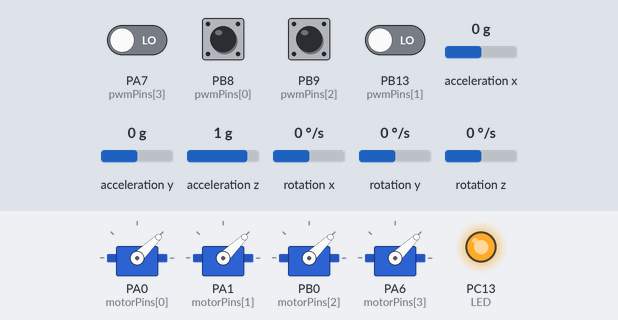
A sketch run on a simulated STM32 Blue Pill. Shown: 4 × servo, output pins drawn as LEDs (lit = HIGH). The test bench sets the inputs (shaded band); at power-on: PA7 (pwmPins[3]), PB8 (pwmPins[0]), PB9 (pwmPins[2]), PB13 (pwmPins[1]) LOW, acceleration x 0 g, acceleration y 0 g, acceleration z 1 g, rotation x 0 °/s, rotation y 0 °/s, rotation z 0 °/s. What the sketch prints to the serial monitor is not drawn.

Above: at 17.4 s.
17.5 s: PB8 (pwmPins[0]) pulsed HIGH 2 times (0.12 s each, 0.3 s apart)
At 18.8 s:
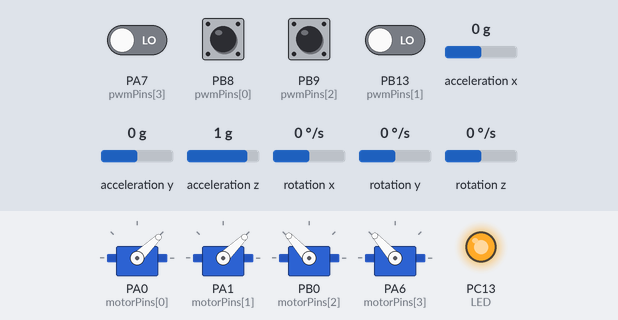
19.6 s: PB9 (pwmPins[2]) pulsed HIGH 2 times (0.12 s each, 0.3 s apart)
At 20.5 s:
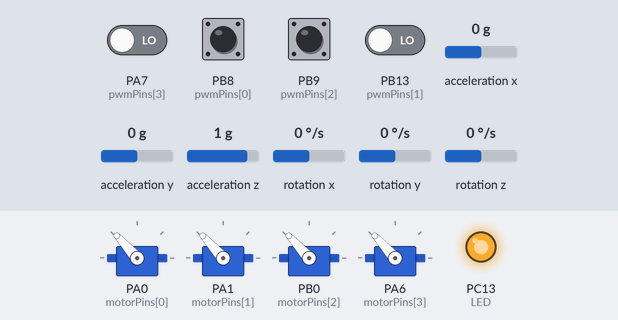
Timing chart, 0 to 22.6 s (numbered marks = the images above; inputs shaded):
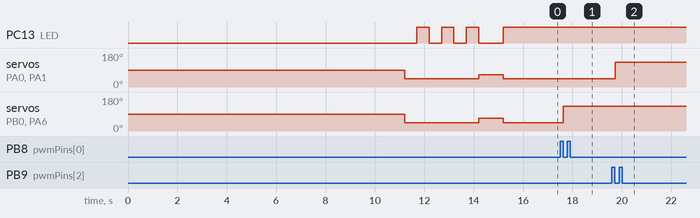

The sketch:

FINALV1.ino
```cpp
#include <Wire.h>
#include <MPU6050.h>

#define NUM_CHANNELS 4  // Channels for Throttle, Roll, Pitch, Yaw
#define NUM_MOTORS 4    // Motors M1, M2, M3, M4
#define LED PC13
MPU6050 mpu;
#include <Servo.h>
Servo esc1, esc2, esc3, esc4;
// Roll PID variables
float rollAngle;
float roll_error, roll_prev_error = 0, roll_integral = 0, roll_derivative, roll_output;
float Kp_roll = 1.6, Ki_roll = 0.00, Kd_roll = 0.00;

// Pitch PID variables
float pitchAngle;
float pitch_error, pitch_prev_error = 0, pitch_integral = 0, pitch_derivative, pitch_output;
float Kp_pitch = 1.5, Ki_pitch = 0.00, Kd_pitch = 0.00;

unsigned long prevTime = 0;

// Channel Pins (Receiver PWM Inputs)
const int pwmPins[NUM_CHANNELS] = { PB8, PB13, PB9, PA7 };
int motor1, motor2, motor3, motor4;
// ESC Output Pins
const int motorPins[NUM_MOTORS] = { PA0, PA1, PB0, PA6 };

// Variables for timing
volatile unsigned long riseTime[NUM_CHANNELS];
volatile unsigned long pwmValues[NUM_CHANNELS];
volatile bool newSignal[NUM_CHANNELS] = { false };

unsigned long previousTime = 0;
float dt;

float accAngleX, accAngleY;
float gyroAngleX = 0, gyroAngleY = 0;
float compAngleX = 0, compAngleY = 0;
float alpha = 0.98;

float gyroX_offset = 0, gyroY_offset = 0, gyroZ_offset = 0;

void calibrateMPU() {
  long sumX = 0, sumY = 0, sumZ = 0;
  int samples = 2000;
  Serial.println("Calibrating... Keep the drone completely still.");
  for (int i = 0; i < samples; i++) {
    int16_t ax, ay, az, gx, gy, gz;
    mpu.getMotion6(&ax, &ay, &az, &gx, &gy, &gz);
    sumX += gx;
    sumY += gy;
    sumZ += gz;
    delay(2);
  }
  gyroX_offset = sumX / (float)samples;
  gyroY_offset = sumY / (float)samples;
  gyroZ_offset = sumZ / (float)samples;
  Serial.println("Calibration done.");
}

void risingEdge(int channel) {
  riseTime[channel] = micros();
  attachInterrupt(
    digitalPinToInterrupt(pwmPins[channel]), [channel]() {
      fallingEdge(channel);
    },
    FALLING);
}

void fallingEdge(int channel) {
  pwmValues[channel] = micros() - riseTime[channel];
  newSignal[channel] = true;
  attachInterrupt(
    digitalPinToInterrupt(pwmPins[channel]), [channel]() {
      risingEdge(channel);
    },
    RISING);
}

void writeMotor(int motorPin, int value) {
  // Example call: esc1.writeMicroseconds(value);
  // You’ll need a switch-case or if-else:
  if (motorPin == PA0) esc1.writeMicroseconds(value);
  else if (motorPin == PA1) esc2.writeMicroseconds(value);
  else if (motorPin == PB0) esc3.writeMicroseconds(value);
  else if (motorPin == PA6) esc4.writeMicroseconds(value);
}

//pid code
void computePID() {
  unsigned long now = micros();
  float dt = (now - prevTime) / 1000000.0;
  prevTime = now;

  // ----- ROLL PID -----
  roll_error = rollAngle - compAngleX;
  roll_integral += roll_error * dt;
  roll_derivative = (roll_error - roll_prev_error) / dt;
  roll_output = Kp_roll * roll_error + Ki_roll * roll_integral + Kd_roll * roll_derivative;
  roll_prev_error = roll_error;

  // ----- PITCH PID -----
  pitch_error = pitchAngle - compAngleY;
  pitch_integral += pitch_error * dt;
  pitch_derivative = (pitch_error - pitch_prev_error) / dt;
  pitch_output = Kp_pitch * pitch_error + Ki_pitch * pitch_integral + Kd_pitch * pitch_derivative;
  pitch_prev_error = pitch_error;
}

//pid to motor

void motorMixing(int throttle) {
  // 4-motor mixing (X configuration)
  motor3 = throttle + pitch_output + roll_output;
  motor1 = throttle + pitch_output - roll_output;
  motor2 = throttle - pitch_output - roll_output;
  motor4 = throttle - pitch_output + roll_output;

  motor1 = constrain(motor1, 1000, 1900);
  motor2 = constrain(motor2, 1000, 1900);
  motor3 = constrain(motor3, 1000, 1900);
  motor4 = constrain(motor4, 1000, 1900);

  // Write PWM signals to ESC pins
  writeMotor(motorPins[0], motor1);
  writeMotor(motorPins[1], motor2);
  writeMotor(motorPins[2], motor3);
  writeMotor(motorPins[3], motor4);
}

void setup() {
  Serial.begin(115200);
  pinMode(LED, OUTPUT);
  digitalWrite(LED, LOW);
  esc1.attach(PA0);
  esc2.attach(PA1);
  esc3.attach(PB0);
  esc4.attach(PA6);
  Wire.begin();
  mpu.initialize();
  if (!mpu.testConnection()) {
    Serial.println("MPU6050 connection failed!");
    while (1)
      ;
  }
  calibrateMPU();
  previousTime = millis();

  for (int i = 0; i < NUM_CHANNELS; i++) {
    pinMode(pwmPins[i], INPUT);
    attachInterrupt(
      digitalPinToInterrupt(pwmPins[i]), [i]() {
        risingEdge(i);
      },
      RISING);
  }
  for (int i = 0; i < NUM_MOTORS; i++) {
    pinMode(motorPins[i], OUTPUT);
  }
  // Arm all ESCs: send minimum throttle signal
  esc1.writeMicroseconds(1000);
  esc2.writeMicroseconds(1000);
  esc3.writeMicroseconds(1000);
  esc4.writeMicroseconds(1000);
  delay(500);
  digitalWrite(LED, HIGH);  // Turn the LED on
  delay(500);  // Wait for ESCs to arm (3 seconds)
  digitalWrite(LED, LOW);  // Turn the LED on
  delay(500);
  digitalWrite(LED, HIGH);  // Turn the LED on
  delay(500);  // Wait for ESCs to arm (3 seconds)
  digitalWrite(LED, LOW);  // Turn the LED on
  delay(500);
  digitalWrite(LED, HIGH);  // Turn the LED on
  delay(500);  // Wait for ESCs to arm (3 seconds)
  digitalWrite(LED, LOW);  // Turn the LED on

  // Spin all motors slowly for 2 seconds
  esc1.writeMicroseconds(1200);
  esc2.writeMicroseconds(1200);
  esc3.writeMicroseconds(1250);
  esc4.writeMicroseconds(1250);
  delay(1000);
  digitalWrite(LED, HIGH);  // Turn the LED on

  // Stop motors
  esc1.writeMicroseconds(1000);
  esc2.writeMicroseconds(1000);
  esc3.writeMicroseconds(1000);
  esc4.writeMicroseconds(1000);
  delay(1000);
  digitalWrite(LED, LOW);  // Turn the LED on

}

void loop() {
  digitalWrite(LED, HIGH);  // Turn the LED on

  unsigned long currentTime = millis();
  dt = (currentTime - previousTime) / 1000.0;
  previousTime = currentTime;

  int16_t ax, ay, az, gx, gy, gz;
  mpu.getMotion6(&ax, &ay, &az, &gx, &gy, &gz);

  float accX = (float)ax / 16384.0;
  float accY = (float)ay / 16384.0;
  float accZ = (float)az / 16384.0;

  float gyroXrate = ((float)gx - gyroX_offset) / 131.0;
  float gyroYrate = ((float)gy - gyroY_offset) / 131.0;
  float gyroZrate = ((float)gz - gyroZ_offset) / 131.0;

  accAngleX = atan2(accY, accZ) * 180 / PI;
  accAngleY = atan2(-accX, accZ) * 180 / PI;

  gyroAngleX += gyroXrate * dt;
  gyroAngleY += gyroYrate * dt;

  compAngleX = alpha * (compAngleX + gyroXrate * dt) + (1 - alpha) * accAngleX;
  compAngleY = alpha * (compAngleY + gyroYrate * dt) + (1 - alpha) * accAngleY;

  // int throttle = pwmValues[2];
  int throttle = map(pwmValues[2], 1100, 2000, 1000, 2000);
  int roll = pwmValues[0];
  int pitch = pwmValues[1];
  int yaw = pwmValues[3];

  rollAngle = ((float)(roll - 1500) / 500.0) * 30.0;
  pitchAngle = ((float)(pitch - 1500) / 500.0) * 30.0;
  float yawRate = ((float)(yaw - 1500) / 500.0) * 30.0;

  computePID();           //callout
  motorMixing(throttle);  //callout


  Serial.print("CompAngleX: "); Serial.print(compAngleX);
  Serial.print(" | CompAngleY: "); Serial.print(compAngleY);
  Serial.print(" | GyroRateZ (Yaw rate): "); Serial.print(gyroZrate);
  Serial.print(" | Throttle: "); Serial.print(throttle);
  Serial.print(" | Roll Angle: "); Serial.print(rollAngle, 2);
  Serial.print(" | Pitch Angle: "); Serial.print(pitchAngle, 2);
  Serial.print(" | Yaw Rate: "); Serial.println(yawRate, 2);
  Serial.print(" | motor1: "); Serial.print(motor1);
  Serial.print(" | motot2: "); Serial.print(motor2);
  Serial.print(" | motor3: "); Serial.print(motor3);
  Serial.print(" | motor4: "); Serial.println(motor4);
  delay(10);
}
```

Measured:
- after the input at 17.5 s, servo on PB0 (motorPins[2]), servo on PA6 (motorPins[3]): 44° → 132° after 0.12 s
- after the input at 19.6 s, servo on PA0 (motorPins[0]), servo on PA1 (motorPins[1]): 44° → 132° after 0.12 s
